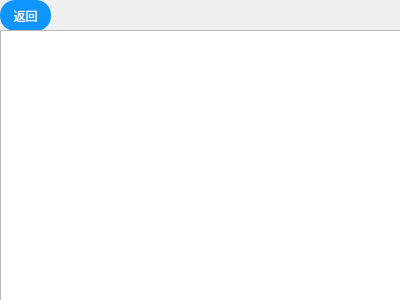
<?xml version="1.0" encoding="UTF-8"?>
<ui version="4.0">
 <class>b_jiayuan</class>
 <widget class="QDialog" name="b_jiayuan">
  <property name="geometry">
   <rect>
    <x>0</x>
    <y>0</y>
    <width>400</width>
    <height>300</height>
   </rect>
  </property>
  <property name="windowTitle">
   <string>Dialog</string>
  </property>
  <widget class="QPushButton" name="pushButton">
   <property name="geometry">
    <rect>
     <x>0</x>
     <y>0</y>
     <width>51</width>
     <height>31</height>
    </rect>
   </property>
   <property name="styleSheet">
    <string notr="true">QPushButton
{
    font-family:Microsoft Yahei;
    font:=20px;
    color:white;
    background-color:rgb(14 , 150 , 254);
    border-radius:15px;
    height:20px;
    width:20px;
}

QPushButton:hover
{
    background-color:rgb(44 , 137 , 255);
}

QPushButton:pressed
{
    background-color:rgb(14 , 150 , 254);
    padding-left:3px;
    padding-top:3px;
}</string>
   </property>
   <property name="text">
    <string>返回</string>
   </property>
  </widget>
  <widget class="QTextBrowser" name="textBrowser">
   <property name="geometry">
    <rect>
     <x>0</x>
     <y>30</y>
     <width>401</width>
     <height>271</height>
    </rect>
   </property>
  </widget>
 </widget>
 <resources/>
 <connections/>
</ui>
